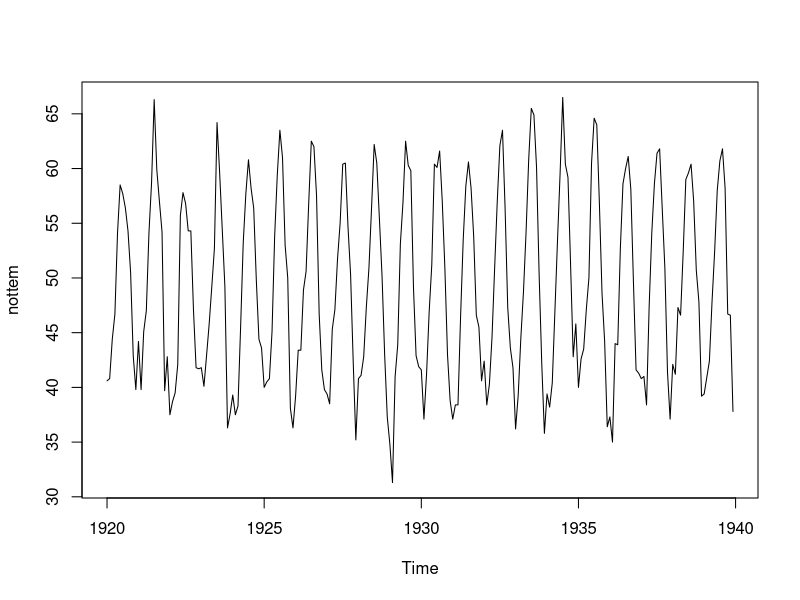
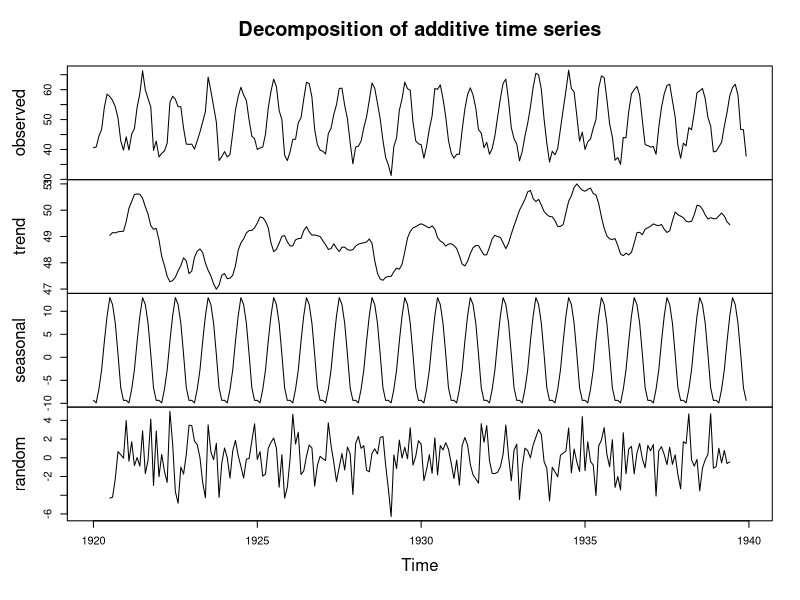
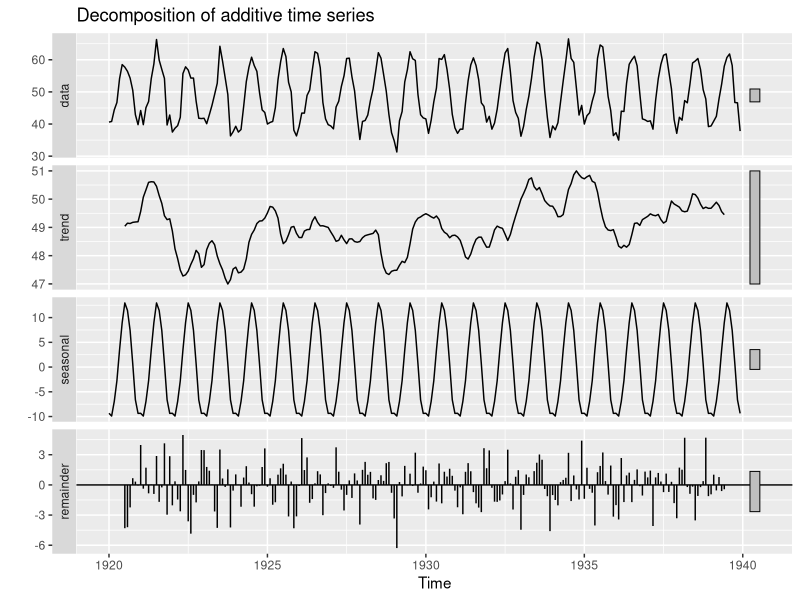
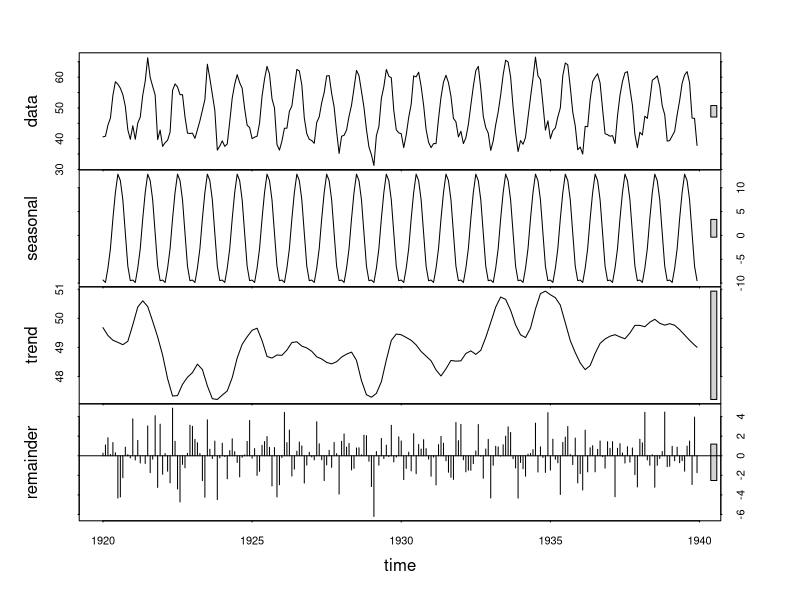
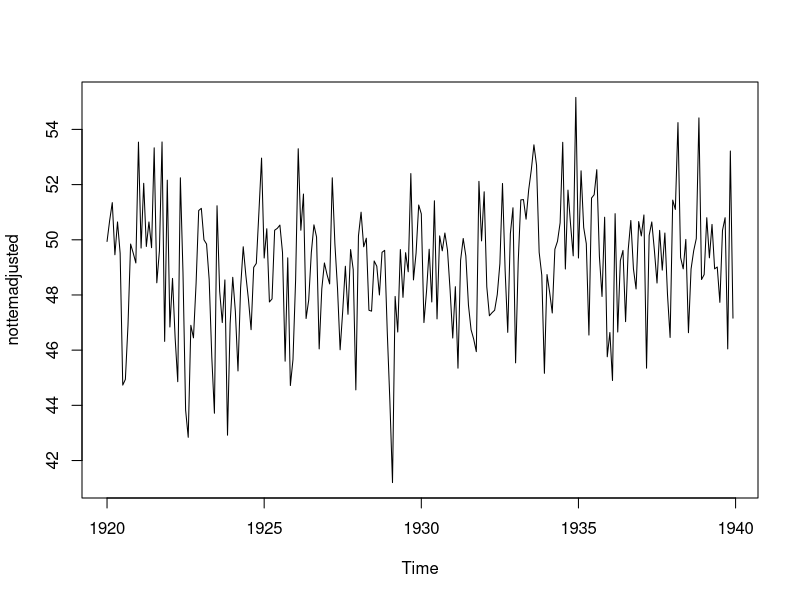
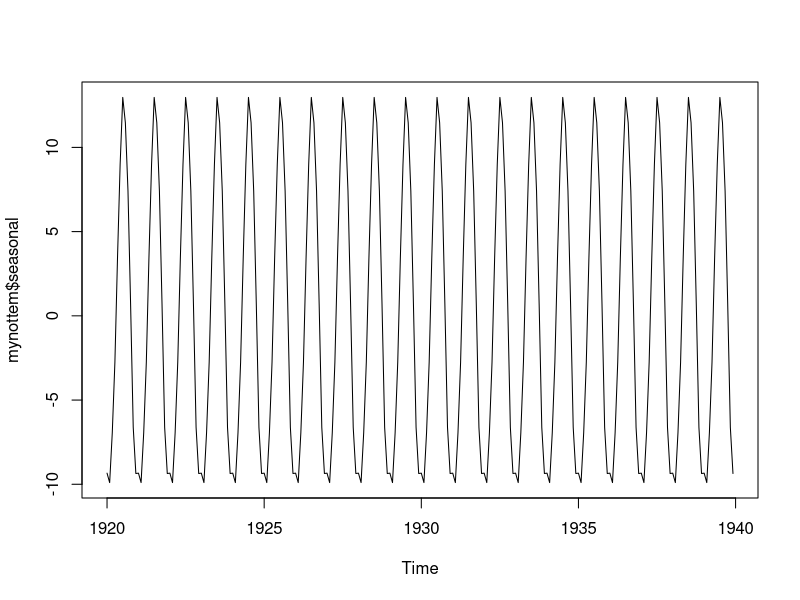
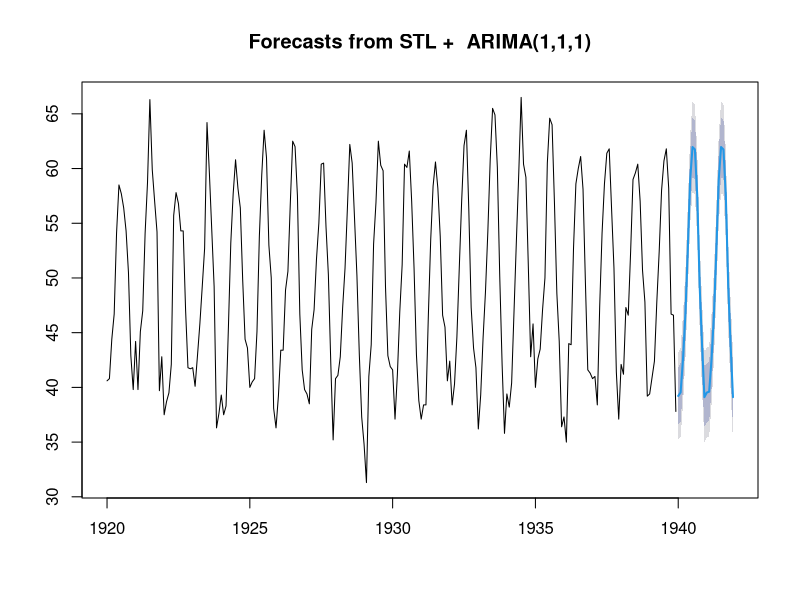
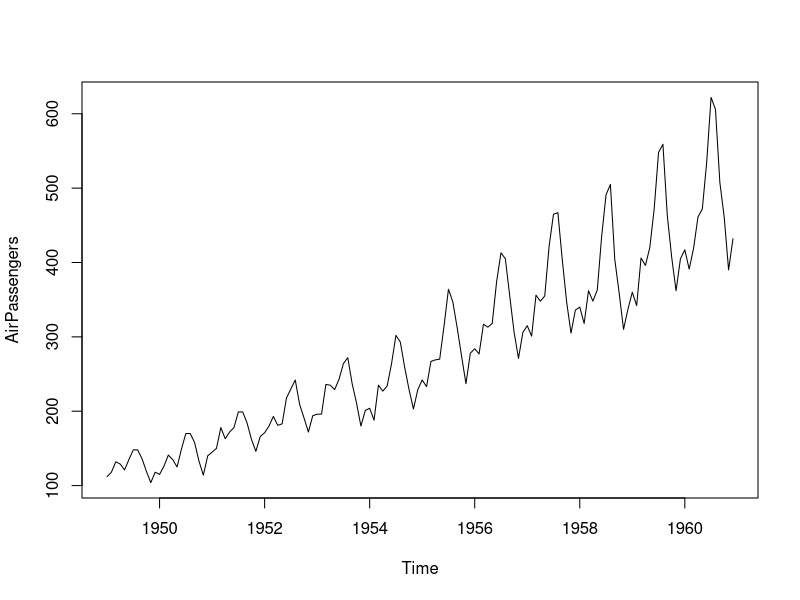

Generate these figures, in order, with R:
### Decomposing Time Series (U)
plot(nottem)
frequency(nottem)
length(nottem)
decompose(nottem, type = "additive")
plot(decompose(nottem, type = "additive"))

library(forecast)
library(ggplot2)

# library(ggplot2 and forecast)
autoplot(decompose(nottem, type = "additive"))

# alternatively the function stl could be used
plot(stl(nottem, s.window="periodic"))
stl(nottem, s.window="periodic")

# seasonal adjustment
mynottem = decompose(nottem, "additive")

class(mynottem)

# we are subtracting the seasonal element
nottemadjusted = nottem - mynottem$seasonal

# getting a plot
plot(nottemadjusted)
plot(mynottem$seasonal)

# a stl forecast from the package forecast
library(forecast)
plot(stlf(nottem, method = "arima"))

### Exercise Decomposition
plot(AirPassengers)
frequency(AirPassengers)
mymodel1 = decompose(AirPassengers, type = "additive")
mymodel2 = decompose(AirPassengers, type = "multiplicative")
plot(mymodel1)
plot(mymodel2)
plot(mymodel1$trend + mymodel1$random)

### SMOOTHING SMA
library("TTR")
# in order to identify trends, we can use smoothers
# like a simple moving avg
# n identfies the order or the SMA - you can experiment with this parameter
x = c(1,2,3,4,5,6,7)
SMA(x, n = 3) # SMA fro TTR package, 3rd order
lynxsmoothed = SMA(lynx, n = 9); lynxsmoothed

# we can compare the smoothed vs the original lynx data
plot(lynx)
plot(lynxsmoothed)

# Exponential Smoothing with ets
## ets
library(forecast)

# Using function ets
etsmodel = ets(nottem); etsmodel

# Plotting the model vs original
plot(nottem, lwd = 3)
lines(etsmodel$fitted, col = "red")

# Plotting the forecast
plot(forecast(etsmodel, h = 12))

# Changing the prediction interval
plot(forecast(etsmodel, h = 12, level = 95))

# Manually setting the ets model
etsmodmult = ets(nottem, model ="MZM"); etsmodmult

# Plot as comparison
plot(nottem, lwd = 3)
lines(etsmodmult$fitted, col = "red")